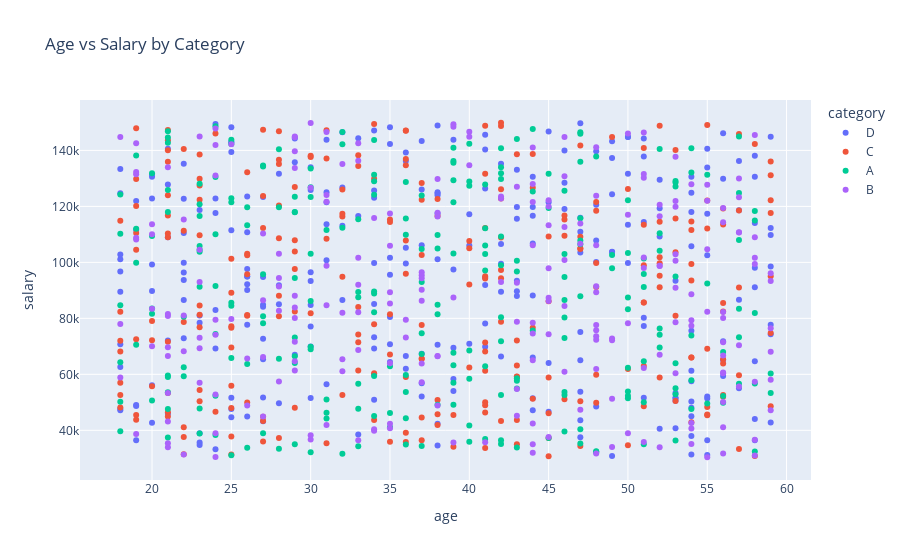

The code cell stored with this chart in its notebook:
### Code cell
import pandas as pd
import plotly.express as px

import pandas as pd

df = pd.read_csv("csv_files/employees_data.csv")

# Plotly Express를 사용하여 인터랙티브한 산점도 그래프 생성
fig = px.scatter(df, x="age", y="salary", color="category",
                 hover_data=["id", "score", "on_leave"],
                 title="Age vs Salary by Category")

# 그래프 표시
fig.show()

### Figure 1 — Plotly figure (JSON) as saved in the notebook; plotly's stock layout.template omitted (floating-point values rounded to 4 significant figures; data arrays with more than 128 entries replaced by an {"elided": "..."} marker saying what was removed)
{"data": [{"customdata": {"elided": "264x3 mixed values"}, "hovertemplate": "category=D<br>age=%{x}<br>salary=%{y}<br>id=%{customdata[0]}<br>score=%{customdata[1]}<br>on_leave=%{customdata[2]}<extra></extra>", "legendgroup": "D", "marker": {"color": "#636efa", "symbol": "circle"}, "mode": "markers", "name": "D", "orientation": "v", "showlegend": true, "type": "scatter", "x": {"elided": "264 int values"}, "xaxis": "x", "y": {"elided": "264 int values"}, "yaxis": "y"}, {"customdata": {"elided": "253x3 mixed values"}, "hovertemplate": "category=C<br>age=%{x}<br>salary=%{y}<br>id=%{customdata[0]}<br>score=%{customdata[1]}<br>on_leave=%{customdata[2]}<extra></extra>", "legendgroup": "C", "marker": {"color": "#EF553B", "symbol": "circle"}, "mode": "markers", "name": "C", "orientation": "v", "showlegend": true, "type": "scatter", "x": {"elided": "253 int values"}, "xaxis": "x", "y": {"elided": "253 int values"}, "yaxis": "y"}, {"customdata": {"elided": "249x3 mixed values"}, "hovertemplate": "category=A<br>age=%{x}<br>salary=%{y}<br>id=%{customdata[0]}<br>score=%{customdata[1]}<br>on_leave=%{customdata[2]}<extra></extra>", "legendgroup": "A", "marker": {"color": "#00cc96", "symbol": "circle"}, "mode": "markers", "name": "A", "orientation": "v", "showlegend": true, "type": "scatter", "x": {"elided": "249 int values"}, "xaxis": "x", "y": {"elided": "249 int values"}, "yaxis": "y"}, {"customdata": {"elided": "234x3 mixed values"}, "hovertemplate": "category=B<br>age=%{x}<br>salary=%{y}<br>id=%{customdata[0]}<br>score=%{customdata[1]}<br>on_leave=%{customdata[2]}<extra></extra>", "legendgroup": "B", "marker": {"color": "#ab63fa", "symbol": "circle"}, "mode": "markers", "name": "B", "orientation": "v", "showlegend": true, "type": "scatter", "x": {"elided": "234 int values"}, "xaxis": "x", "y": {"elided": "234 int values"}, "yaxis": "y"}], "layout": {"legend": {"title": {"text": "category"}, "tracegroupgap": 0}, "title": {"text": "Age vs Salary by Category"}, "xaxis": {"anchor": "y", "domain": [0, 1], "title": {"text": "age"}}, "yaxis": {"anchor": "x", "domain": [0, 1], "title": {"text": "salary"}}}}
